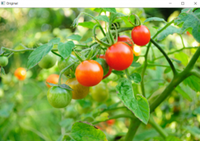
#> input picture tutorial_3/klasor2_2/materyal/tomato.png, 200 x 141 px, found by its file name
$ jupyter execute goruntuGriTonlama.ipynb
#> lines starting #> are read from the running program, lines starting #| are printed output that depends on the picture
## GRİ TONLAMALI GÖRÜNTÜ

[cell 1]
import cv2
import numpy as np

[cell 2]
img = cv2.imread(r"materyal\tomato.png")
#> img is the input picture: shape (141, 200, 3); mean B, G, R 74.3, 165.6, 134

cv2.imshow("Original Image", img)
cv2.waitKey(0)

gray_img = cv2.cvtColor(img, cv2.COLOR_BGR2GRAY)
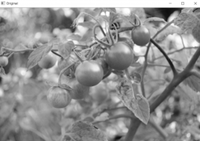
#> gray_img: shape (141, 200); min 13, max 255, mean 145.7
cv2.imshow("Gray Image", gray_img)
cv2.waitKey(0)

cv2.destroyAllWindows()

[cell 3]
img2 = cv2.imread(r"materyal\tomato.png",0)
#> img2: shape (141, 200); min 12, max 255, mean 145.2
cv2.imshow("Gray Image", img2)
cv2.waitKey(0)
cv2.destroyAllWindows()

[cell 4]
# Piksel Manipülasyonu
img3 = cv2.imread(r"materyal\tomato.png")

row, col, channel = img3.shape
#> row = 141; col = 200; channel = 3

for i in range(row):
    for j in range(col):
        img3[i, j] = sum(img3[i,j]) * 0.33
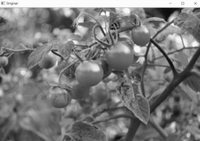
#> img3: shape (141, 200, 3); min 11, max 252, mean 122.9

cv2.imshow("Pixel Manipulation", img3)
cv2.waitKey(0)
cv2.destroyAllWindows()

$ run again, with tutorial_3/klasor2_2/materyal/bear.png copied over tutorial_3/klasor2_2/materyal/tomato.png
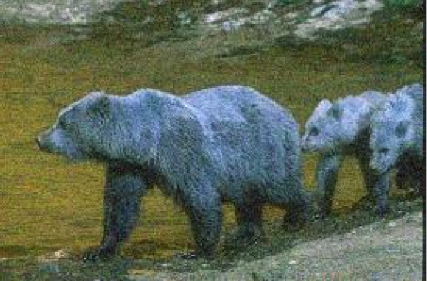
#> input picture tutorial_3/klasor2_2/materyal/bear.png, 427 x 281 px, found by its file name
#> img is the input picture: shape (281, 427, 3); mean B, G, R 84.7, 102.4, 91.5
#> `gray_img = cv2.cvtColor(img, cv2.COLOR_BGR2GRAY)`:
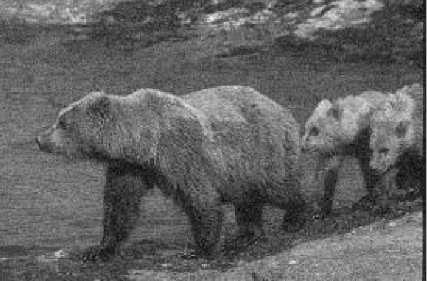
#> gray_img: shape (281, 427); min 3, max 239, mean 97.1
